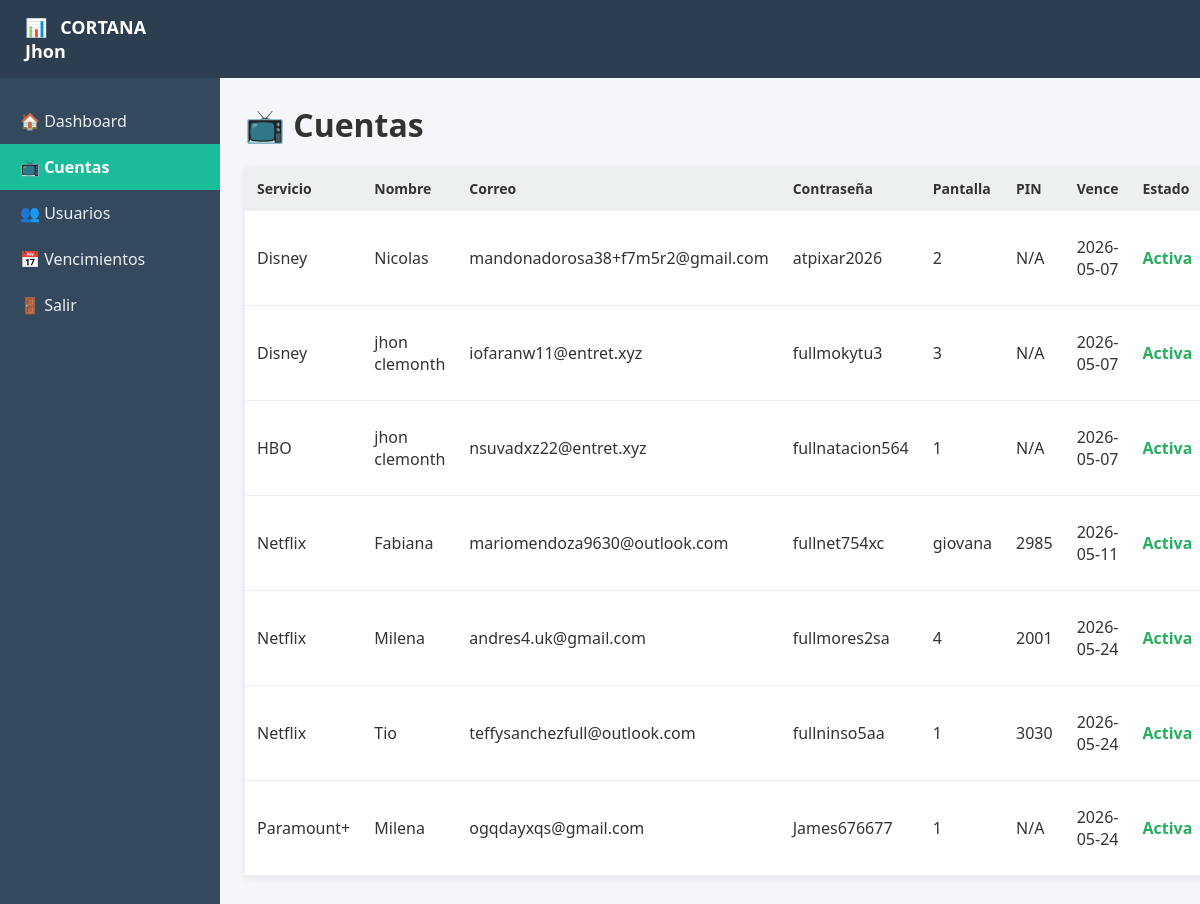
/cuentas (signed in), run on the app's committed database.
### tables this page shows
CREATE TABLE cuentas (
    id INTEGER PRIMARY KEY AUTOINCREMENT,
    nombre TEXT,
    correo TEXT,
    password TEXT,
    pantalla TEXT,
    pin TEXT,
    vencimiento TEXT,
    categoria TEXT
, usuario_id INTEGER);

### web/main.py (the view)
@app.get("/cuentas", response_class=HTMLResponse)
def cuentas(request: Request):
    if not require_admin(request):
        return RedirectResponse("/login", status_code=302)
    conn = db_connect()
    cur = conn.cursor()
    cur.execute("""
        SELECT id, categoria, nombre, correo, password, pantalla, pin, vencimiento
        FROM cuentas
        ORDER BY categoria, nombre
    """)
    cuentas = cur.fetchall()
    conn.close()
    hoy = date.today().isoformat()
    return templates.TemplateResponse(
        request,
        "cuentas.html",
        {
            "request": request,
            "title": "Cuentas",
            "cuentas": cuentas,
            "hoy": hoy,
        }
    )

### web/templates/cuentas.html (shortened to what this page needs)
{% extends "layout.html" %}
{% block content %}
<h1>📺 Cuentas</h1>
<table class="tabla">
    <thead>
        <tr>
            <th>Servicio</th>
            <th>Nombre</th>
            <th>Correo</th>
            <th>Contraseña</th>
            <th>Pantalla</th>
            <th>PIN</th>
            <th>Vence</th>
            <th>Estado</th>
        </tr>
    </thead>
    <tbody>
    {% for c in cuentas %}
        <tr>
            <td>{{ c[1] }}</td>
            <td>{{ c[2] }}</td>
            <td>{{ c[3] }}</td>
            <td>{{ c[4] }}</td>
            <td>{{ c[5] }}</td>
            <td>{{ c[6] }}</td>
            <td>{{ c[7] }}</td>
            {% if c[7] and c[7] < hoy %}
                <td class="estado vencido">Vencida</td>
            {% else %}
                <td class="estado activa">Activa</td>
            {% endif %}
        </tr>
    {% endfor %}
    </tbody>
</table>
{% endblock %}

### web/templates/layout.html (shortened to what this page needs)
<!DOCTYPE html>
<html lang="es">
<head>
    <link rel="stylesheet" href="/static/styles.css">
</head>
<body>
<header class="topbar">
    <div class="logo">📊 <span>CORTANA</span></div>
    <div class="user">
        {{ request.session.username }}
    </div>
</header>
<div class="container">
    <aside class="sidebar">
        <a href="/" class="{% if title=='Dashboard' %}active{% endif %}">🏠 Dashboard</a>
        <a href="/cuentas" class="{% if title=='Cuentas' %}active{% endif %}">📺 Cuentas</a>
        <a href="/usuarios" class="{% if title=='Usuarios' %}active{% endif %}">👥 Usuarios</a>
        <a href="/vencimientos" class="{% if title=='Vencimientos' %}active{% endif %}">📅 Vencimientos</a>
        <a href="/logout">🚪 Salir</a>
    </aside>
    <main class="content">
        {% block content %}{% endblock %}
    </main>
</div>
</body>
</html>

### web/templates/static/styles.css (style rules this page uses)
* { box-sizing: border-box; font-family: "Segoe UI", Arial, sans-serif; }
body { margin: 0; background: #f4f6f9; color: #333; }
.topbar { background: #2c3e50; color: #fff; padding: 15px 25px; font-size: 18px; font-weight: bold; }
.logo span { margin-left: 8px; }
.container { display: flex; height: calc(100vh - 60px); }
.sidebar { width: 220px; background: #34495e; padding: 20px 0; display: flex; flex-direction: column; }
.sidebar a { color: #ecf0f1; padding: 12px 20px; text-decoration: none; transition: background 0.2s; }
.sidebar a.active { background: #1abc9c; color: #fff; font-weight: bold; }
.content { flex: 1; padding: 25px; overflow-y: auto; }
.content h1 { margin-top: 0; }
.tabla { width: 100%; border-collapse: collapse; background: #fff; box-shadow: 0 2px 8px rgba(0,0,0,0.08); }
.tabla th, .tabla td { padding: 12px; border-bottom: 1px solid #eee; text-align: left; }
.tabla th { background: #ecf0f1; font-size: 14px; }
.estado { font-weight: bold; }
.estado.activa { color: #27ae60; }
.sidebar { overflow-x: auto; white-space: nowrap; }
.sidebar a { flex: 0 0 auto; }

### data on the page
cuentas: categoria "Disney", nombre "Nicolas", correo "mandonadorosa38+f7m5r2@gmail.com", password "atpixar2026", pantalla "2", pin "N/A", vencimiento "2026-05-07", shows "Activa"
cuentas: categoria "Disney", nombre "jhon clemonth", correo "iofaranw11@entret.xyz", password "fullmokytu3", pantalla "3", pin "N/A", vencimiento "2026-05-07", shows "Activa"
cuentas: categoria "HBO", nombre "jhon clemonth", correo "nsuvadxz22@entret.xyz", password "fullnatacion564", pantalla "1", pin "N/A", vencimiento "2026-05-07", shows "Activa"
cuentas: categoria "Netflix", nombre "Fabiana", correo "mariomendoza9630@outlook.com", password "fullnet754xc", pantalla "giovana", pin "2985", vencimiento "2026-05-11", shows "Activa"
cuentas: categoria "Netflix", nombre "Milena", correo "andres4.uk@gmail.com", password "fullmores2sa", pantalla "4", pin "2001", vencimiento "2026-05-24", shows "Activa"
cuentas: categoria "Netflix", nombre "Tio", correo "teffysanchezfull@outlook.com", password "fullninso5aa", pantalla "1", pin "3030", vencimiento "2026-05-24", shows "Activa"
cuentas: categoria "Paramount+", nombre "Milena", correo "ogqdayxqs@gmail.com", password "James676677", pantalla "1", pin "N/A", vencimiento "2026-05-24", shows "Activa"

### other printed values
{{ request.session.username }} "Jhon"
